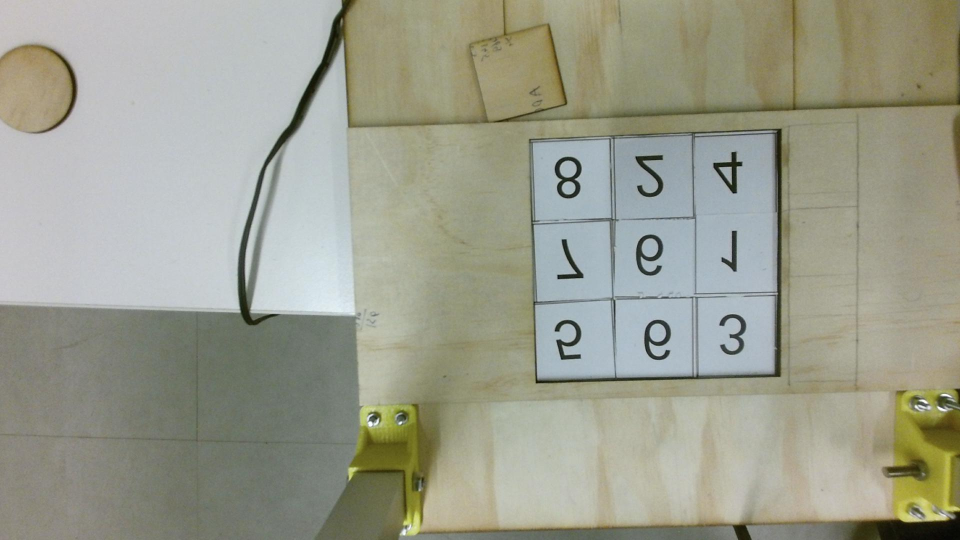
%> input picture Mohammad/TestImage.jpg, 1920 x 1080 px (shown at 1/2 size)
$ octave --eval "result = scanGrid8(imread('TestImage.jpg'));"   (GNU Octave 9; MATLAB toolbox functions it lacks are replaced by stand-ins)
%> lines starting %> are read from the running program, lines starting %| are printed output that depends on the picture
function [scannedNum] = scanGrid8(rgb)
I = rgb;
%> I is the input picture: size 1080x1920x3 uint8; mean R, G, B 155.4, 157, 141.6
idisp(I)
%> (this line was passed over: idisp is not available in this run)
I2 = imcrop(I,[1247 662 200 200]); %[initial u ,initial v,Length, width]
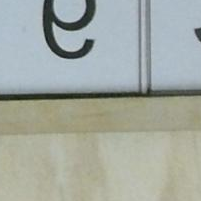
%> I2: size 201x201x3 uint8; mean R, G, B 162.8, 168.8, 161.2
% subplot(1,2,1)
figure;
idisp(I)
%> (this line was passed over: idisp is not available in this run)
title('Original Image')
% subplot(1,2,2)
figure;
idisp(I2)
%> (this line was passed over: idisp is not available in this run)
title('Cropped Image')
colorImage = I2;
%  colorImage = imread('testing.jpg');
I = rgb2gray(colorImage);
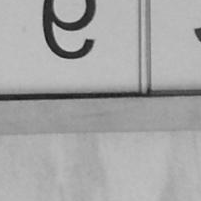
%> I: size 201x201 uint8; min 22, max 200, mean 166.2

% Detect MSER regions.
%> (the run ends here)

$ run again, on Mohammad/cali.jpg
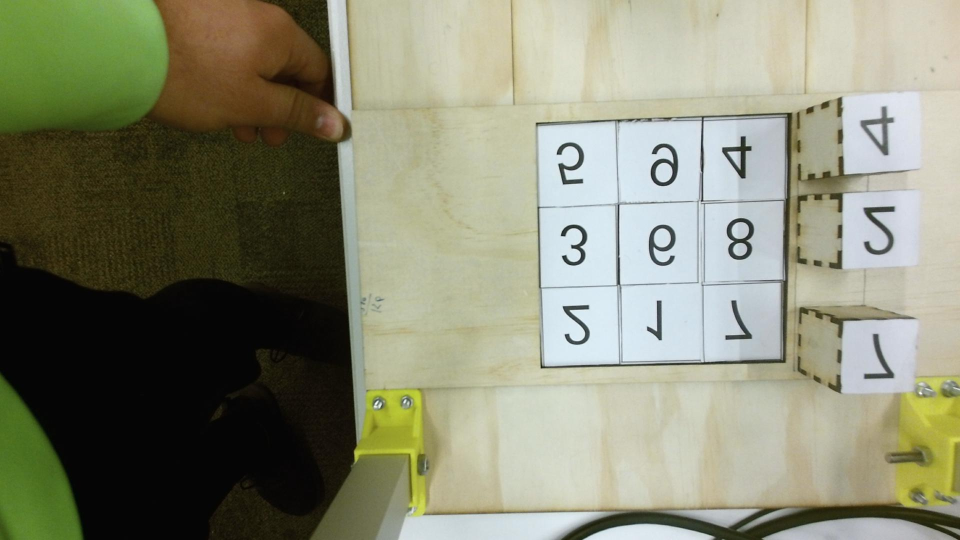
%> input picture Mohammad/cali.jpg, 1920 x 1080 px (shown at 1/2 size)
%> in scanGrid8, I is the input picture: size 1080x1920x3 uint8; mean R, G, B 135.5, 137.3, 115.5
%> in scanGrid8, `I2 = imcrop(I,[1247 662 200 200]);`:
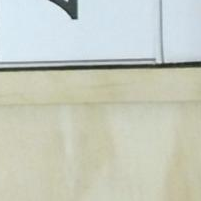
%> I2: size 201x201x3 uint8; mean R, G, B 198.6, 203.3, 191.2
%> in scanGrid8, `I = rgb2gray(colorImage);`:
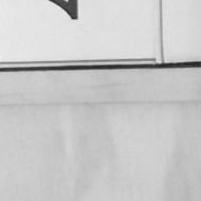
%> I: size 201x201 uint8; min 36, max 238, mean 200.6
